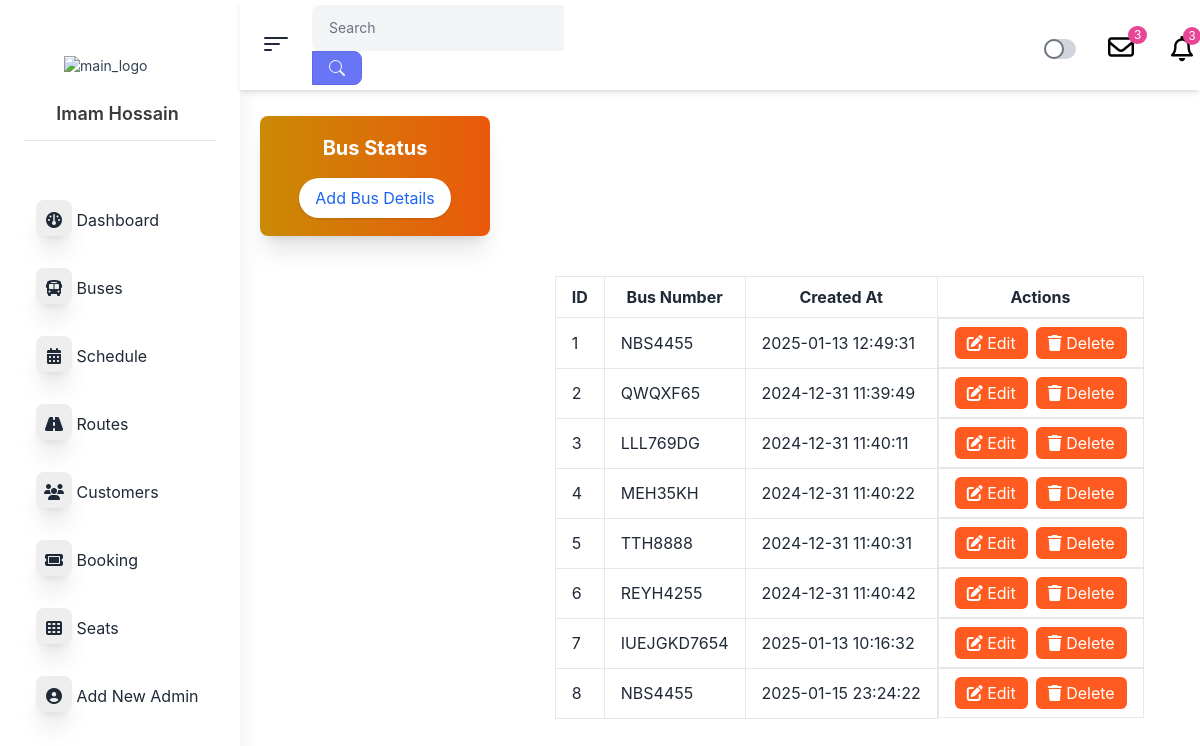
/AdminPanle/dashboard.php?pages=buses, run on the app's committed database.
### tables this page shows
CREATE TABLE `buses` (
  `id` int(100) NOT NULL,
  `bus_no` varchar(255) DEFAULT NULL,
  `bus_assigned` tinyint(1) NOT NULL,
  `bus_create` datetime NOT NULL DEFAULT current_timestamp()
);

### AdminPanle/pages/buses.php (the view, shortened to what this page needs)
<?php
$conn = mysqli_connect("localhost","root","","shohoz_bus");
$sql = "SELECT * FROM buses";
$result = $conn->query($sql);
?>
<!DOCTYPE html>
<html lang="en">
<head>
    <link href="https://cdn.jsdelivr.net/npm/daisyui@4.12.14/dist/full.min.css" rel="stylesheet" type="text/css" />
    <link href="https://cdn.jsdelivr.net/npm/flowbite@2.5.2/dist/flowbite.min.css" rel="stylesheet" />
    <script src="https://cdn.tailwindcss.com"></script>
</head>
<body>
<section id="content" class="w-full">
    <div class="">
        <div class="bg-gradient-to-r from-yellow-600 to-orange-600 w-[230px] h-[120px] shadow-xl rounded-lg flex flex-col items-center justify-center p-4 text-white">
            <h2 class="text-xl font-bold mb-2">Bus Status</h2>
            <button id="openModalBtn" class="mt-2 px-4 py-2 bg-white text-blue-600 rounded-full shadow hover:bg-gray-100">
                Add Bus Details
            </button>
        </div>
        <div class="overflow-x-auto mt-10 ml-[50%] w-full mb-6">
            <table class="min-w-full table-auto border-collapse">
                <thead>
                    <tr>
                        <th class="px-4 py-2 border">ID</th>
                        <th class="px-4 py-2 border">Bus Number</th>
                        <th class="px-4 py-2 border">Created At</th>
                        <th class="px-4 py-2 border">Actions</th>
                    </tr>
                </thead>
                <tbody>
                <?php
                    if ($result->num_rows > 0) {
                        $count = 1;
                        while ($row = $result->fetch_assoc()) {
                            echo "
                                <tr>
                                    <td class='px-4 py-2 border'>{$count}</td>
                                    <td class='px-4 py-2 border'>{$row['bus_no']}</td>
                                    <td class='px-4 py-2 border'>{$row['bus_create']}</td>
                                    <td class='px-4 flex gap-2 py-2 border text-center'>
                                        <a href='#'
                                        class='text-white rounded-md px-3 py-1 bg-orange-500 edit-button'
                                        data-id='{$row['id']}'
                                        data-bus-no='{$row['bus_no']}'>
                                        <i class='fas fa-edit'></i> Edit
                                        </a>
                                        <a href='dashboard.php?pages=buses&deleteId={$row['id']}' data-tip='Delete Routes'
                                        class='text-white rounded-md px-3 py-1 bg-orange-500'
                                        onclick='return confirm(\"Are you sure you want to delete this bus?\");'>
                                        <i class='fas fa-trash'></i> Delete
                                        </a>
                                    </td>
                                </tr>
                            ";
                            $count++;
                        }
                    } else {
                        echo "<tr><td colspan='4' class='text-center py-4'>No Bus Available</td></tr>";
                    }
                    ?>
                </tbody>
            </table>
        </div>
    </div>
</section>
</body>
</html>

### data on the page
buses: bus_no "NBS4455", bus_create "2025-01-13 12:49:31"
buses: bus_no "QWQXF65", bus_create "2024-12-31 11:39:49"
buses: bus_no "LLL769DG", bus_create "2024-12-31 11:40:11"
buses: bus_no "MEH35KH", bus_create "2024-12-31 11:40:22"
buses: bus_no "TTH8888", bus_create "2024-12-31 11:40:31"
buses: bus_no "REYH4255", bus_create "2024-12-31 11:40:42"
buses: bus_no "IUEJGKD7654", bus_create "2025-01-13 10:16:32"
buses: bus_no "NBS4455", bus_create "2025-01-15 23:24:22"
